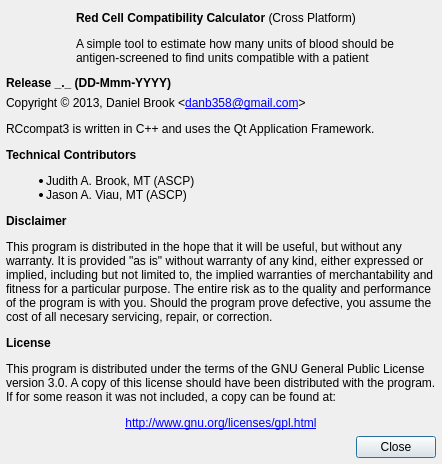
<?xml version="1.0" encoding="UTF-8"?>
<ui version="4.0">
 <class>HelpAbout</class>
 <widget class="QDialog" name="HelpAbout">
  <property name="windowModality">
   <enum>Qt::ApplicationModal</enum>
  </property>
  <property name="geometry">
   <rect>
    <x>0</x>
    <y>0</y>
    <width>405</width>
    <height>450</height>
   </rect>
  </property>
  <property name="windowTitle">
   <string>About RCcompat3</string>
  </property>
  <layout class="QGridLayout" name="gridLayout">
   <property name="margin">
    <number>6</number>
   </property>
   <item row="3" column="0">
    <widget class="QLabel" name="lab_version">
     <property name="styleSheet">
      <string notr="true">font-weight: bold;</string>
     </property>
     <property name="text">
      <string>Release _._ (DD-Mmm-YYYY)</string>
     </property>
    </widget>
   </item>
   <item row="5" column="0">
    <widget class="QDialogButtonBox" name="buttonBox">
     <property name="orientation">
      <enum>Qt::Horizontal</enum>
     </property>
     <property name="standardButtons">
      <set>QDialogButtonBox::Close</set>
     </property>
    </widget>
   </item>
   <item row="2" column="0">
    <layout class="QHBoxLayout" name="horizontalLayout">
     <property name="spacing">
      <number>6</number>
     </property>
     <item>
      <widget class="QWidget" name="iconArea" native="true">
       <property name="minimumSize">
        <size>
         <width>64</width>
         <height>64</height>
        </size>
       </property>
       <property name="maximumSize">
        <size>
         <width>64</width>
         <height>64</height>
        </size>
       </property>
       <property name="styleSheet">
        <string notr="true">image: url(:/appIcon/rccompat3.png);</string>
       </property>
      </widget>
     </item>
     <item>
      <widget class="QLabel" name="lab_heading">
       <property name="text">
        <string>&lt;html&gt;&lt;head/&gt;&lt;body&gt;&lt;p&gt;&lt;span style=&quot; font-weight:600;&quot;&gt;Red Cell Compatibility Calculator&lt;/span&gt; (Cross Platform)&lt;/p&gt;&lt;p&gt;A simple tool to estimate how many units of blood should be &lt;br/&gt;antigen-screened to find units compatible with a patient&lt;/p&gt;&lt;/body&gt;&lt;/html&gt;</string>
       </property>
      </widget>
     </item>
    </layout>
   </item>
   <item row="4" column="0">
    <widget class="QLabel" name="label">
     <property name="text">
      <string>&lt;html&gt;&lt;head/&gt;&lt;body&gt;&lt;p&gt;Copyright © 2013, Daniel Brook &amp;lt;&lt;a href=&quot;danb358@gmail.com&quot;&gt;&lt;span style=&quot; text-decoration: underline; color:#0000ff;&quot;&gt;danb358@gmail.com&lt;/span&gt;&lt;/a&gt;&amp;gt;&lt;/p&gt;&lt;p&gt;RCcompat3 is written in C++ and uses the Qt Application Framework.&lt;/p&gt;&lt;p&gt;&lt;span style=&quot; font-weight:600;&quot;&gt;Technical Contributors&lt;/span&gt;&lt;/p&gt;&lt;ul style=&quot;margin-top: 0px; margin-bottom: 0px; margin-left: 0px; margin-right: 0px; -qt-list-indent: 1;&quot;&gt;&lt;li style=&quot; margin-top:12px; margin-bottom:0px; margin-left:0px; margin-right:0px; -qt-block-indent:0; text-indent:0px;&quot;&gt;Judith A. Brook, MT (ASCP)&lt;/li&gt;&lt;li style=&quot; margin-top:0px; margin-bottom:12px; margin-left:0px; margin-right:0px; -qt-block-indent:0; text-indent:0px;&quot;&gt;Jason A. Viau, MT (ASCP)&lt;/li&gt;&lt;/ul&gt;&lt;p&gt;&lt;span style=&quot; font-weight:600;&quot;&gt;Disclaimer&lt;/span&gt;&lt;/p&gt;&lt;p&gt;This program is distributed in the hope that it will be useful, but without any&lt;br/&gt;warranty. It is provided &amp;quot;as is&amp;quot; without warranty of any kind, either expressed or&lt;br/&gt;implied, including but not limited to, the implied warranties of merchantability and&lt;br/&gt;fitness for a particular purpose. The entire risk as to the quality and performance&lt;br/&gt;of the program is with you. Should the program prove defective, you assume the&lt;br/&gt;cost of all necesary servicing, repair, or correction.&lt;/p&gt;&lt;p&gt;&lt;span style=&quot; font-weight:600;&quot;&gt;License&lt;/span&gt;&lt;/p&gt;&lt;p&gt;This program is distributed under the terms of the GNU General Public License&lt;br/&gt;version 3.0. A copy of this license should have been distributed with the program.&lt;br/&gt;If for some reason it was not included, a copy can be found at:&lt;/p&gt;&lt;p align=&quot;center&quot;&gt;&lt;a href=&quot;http://www.gnu.org/licenses/gpl.html&quot;&gt;&lt;span style=&quot; text-decoration: underline; color:#0000ff;&quot;&gt;http://www.gnu.org/licenses/gpl.html&lt;/span&gt;&lt;/a&gt;&lt;/p&gt;&lt;/body&gt;&lt;/html&gt;</string>
     </property>
    </widget>
   </item>
  </layout>
 </widget>
 <resources/>
 <connections>
  <connection>
   <sender>buttonBox</sender>
   <signal>accepted()</signal>
   <receiver>HelpAbout</receiver>
   <slot>accept()</slot>
   <hints>
    <hint type="sourcelabel">
     <x>248</x>
     <y>254</y>
    </hint>
    <hint type="destinationlabel">
     <x>157</x>
     <y>274</y>
    </hint>
   </hints>
  </connection>
  <connection>
   <sender>buttonBox</sender>
   <signal>rejected()</signal>
   <receiver>HelpAbout</receiver>
   <slot>reject()</slot>
   <hints>
    <hint type="sourcelabel">
     <x>316</x>
     <y>260</y>
    </hint>
    <hint type="destinationlabel">
     <x>286</x>
     <y>274</y>
    </hint>
   </hints>
  </connection>
 </connections>
</ui>
